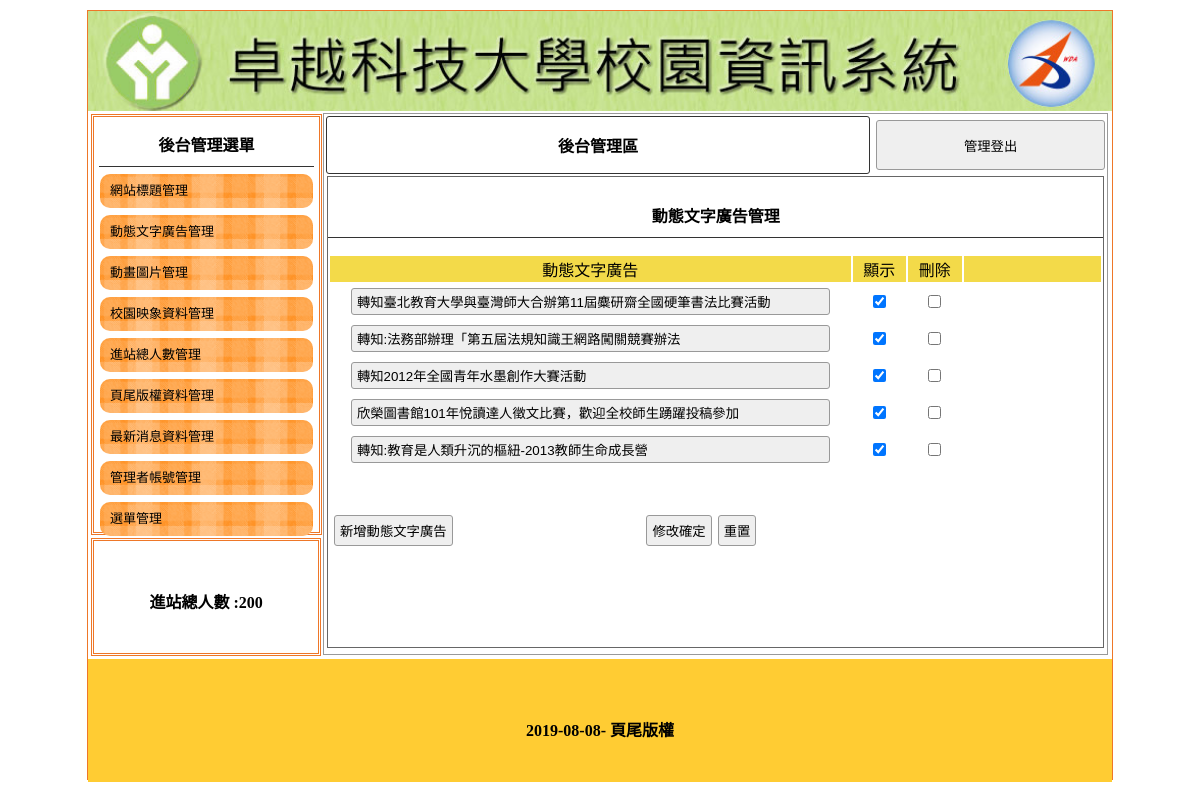
Screenshot of /admin.php?do=ad with the database file from the repository.
### tables this page shows
CREATE TABLE `title` (
  `id` int(10) UNSIGNED NOT NULL,
  `file` text NOT NULL,
  `text` text NOT NULL,
  `sh` int(10) NOT NULL
);

CREATE TABLE `total` (
  `id` int(10) UNSIGNED NOT NULL,
  `total` int(10) NOT NULL
);

CREATE TABLE `ad` (
  `id` int(10) UNSIGNED NOT NULL,
  `file` text NOT NULL,
  `text` text NOT NULL,
  `sh` int(10) NOT NULL
);

CREATE TABLE `bottom` (
  `id` int(10) UNSIGNED NOT NULL,
  `bottom` varchar(100) NOT NULL
);

### base.php (called while the page is built, shortened)
<?php
$dsn="mysql:host=localhost;charset=utf8;dbname=web01";
$pdo=new PDO($dsn,"root","");
function all($table, $def){
  global $pdo;
  if (is_array($def)){
     foreach($def as $key => $val){
       $str[] = sprintf("`%s`='%s'", $key, $val);
     }
      $sql = "select * from $table where  ".implode(" && ", $str)."";
  }else{
      $sql = "select * from $table";
  }
  return $pdo->query($sql)->fetchAll();
}
function find($table, $def){
  global $pdo;
  if (is_array($def)){
     foreach($def as $key => $val){
       $str[] = sprintf("`%s`='%s'", $key, $val);
     }
      $sql = "select * from $table where  ".implode(" && ", $str)."";
  }else{
      $sql = "select * from $table where id='$def'";
  }
  return $pdo->query($sql)->fetch(PDO::FETCH_ASSOC);
}
function save($table, $data){
  global $pdo;
  if (!empty($data['id'])){
     foreach($data as $key => $val){
       if($key != 'id'){
       $str[] = sprintf("`%s`='%s'", $key, $val);
     }
    }
      $sql = "update $table set ".implode(",", $str)." where id='".$data['id']."'";
  }else{
      $tmp = array_keys($data);
      $sql = "insert into $table(`".implode("`,`, $tmp")."`) values('".implode("','",$str)."')";
  }
  return $pdo->exec($sql);
}
?>

### main.php (the view, shortened to what this page needs)
<?php
$do=(!empty($_GET['do']))?$_GET['do']:"title";
switch($do){
?>
  <?php
    case "ad":
    ?>
<div style="width:99%; height:87%; margin:auto; overflow:auto; border:#666 1px solid;">
					<p class="t cent botli">動態文字廣告管理</p>
					<form method="post" action="api.php?do=editData">
						<table width="100%" class="cent">
							<tbody>
								<tr class="yel">
									<td width="23%">動態文字廣告</td>
									<td width="7%">顯示</td>
									<td width="7%">刪除</td>
									<td></td>
								</tr>
                 <?php
                     $rows=all("ad","");
                     foreach($rows as $r){
                      $chk=($r['sh']==1)?"checked":"";
                 ?>
                <tr>
									<td width="68%"><input type="text" name="text[]" value="<?=$r['text'];?>" style="width:90%"></td>
									<td width="7%"><input type="checkbox" name="sh[]" value="<?=$r['id'];?>" <?=$chk;?>></td>
									<td width="7%"><input type="checkbox" name="del[]" value="<?=$r['id'];?>"></td>
								</tr>
                <?php
                 }
                ?>
							</tbody>
						</table>
						<table style="margin-top:40px; width:70%;">
							<tbody>
								<tr>
									<td width="200px"><input type="button"
											onclick="op(&#39;#cover&#39;,&#39;#cvr&#39;,&#39;view.php?do=ad&#39;)" value="新增動態文字廣告"></td>
									<td class="cent"><input type="submit" value="修改確定"><input type="reset" value="重置"></td>
								</tr>
							</tbody>
						</table>
					</form>
				</div>
  <?php
    break;
    ?>
  <?php
      }
      ?>

### admin.php (shortened to what this page needs)
<?php include_once "base.php";?>
<!DOCTYPE html
	PUBLIC "-//W3C//DTD XHTML 1.0 Transitional//EN" "http://www.w3.org/TR/xhtml1/DTD/xhtml1-transitional.dtd">
<html xmlns="http://www.w3.org/1999/xhtml">
<head>
	<link href="./css/css.css" rel="stylesheet" type="text/css">
</head>
<body>
	<div id="main">
	<?php
     $title=find("title",['sh'=>1]);
	 ?>
		<a title="<?=$title['text'];?>" href="index.php">
			<div class="ti" style="background:url(&#39;./img/<?=$title['file'];?>&#39;); background-size:cover;"></div>
		</a>
		<div id="ms">
			<div id="lf" style="float:left;">
				<div id="menuput" class="dbor">
					<span class="t botli">後台管理選單</span>
					<a style="color:#000; font-size:13px; text-decoration:none;" href="?do=title">
						<div class="mainmu">
							網站標題管理 </div>
					</a>
					<a style="color:#000; font-size:13px; text-decoration:none;" href="?do=ad">
						<div class="mainmu">
							動態文字廣告管理 </div>
					</a>
					<a style="color:#000; font-size:13px; text-decoration:none;" href="?do=mvim">
						<div class="mainmu">
							動畫圖片管理 </div>
					</a>
					<a style="color:#000; font-size:13px; text-decoration:none;" href="?do=image">
						<div class="mainmu">
							校園映象資料管理 </div>
					</a>
					<a style="color:#000; font-size:13px; text-decoration:none;" href="?do=total">
						<div class="mainmu">
							進站總人數管理 </div>
					</a>
					<a style="color:#000; font-size:13px; text-decoration:none;" href="?do=bottom">
						<div class="mainmu">
							頁尾版權資料管理 </div>
					</a>
					<a style="color:#000; font-size:13px; text-decoration:none;" href="?do=news">
						<div class="mainmu">
							最新消息資料管理 </div>
					</a>
					<a style="color:#000; font-size:13px; text-decoration:none;" href="?do=admin">
						<div class="mainmu">
							管理者帳號管理 </div>
					</a>
					<a style="color:#000; font-size:13px; text-decoration:none;" href="?do=menu">
						<div class="mainmu">
							選單管理 </div>
					</a>
				</div>
				<div class="dbor" style="margin:3px; width:95%; height:20%; line-height:100px;">
					<span class="t">進站總人數 :<?=find("total",1)['total'];?></span>
				</div>
			</div>
			<div class="di"
				style="height:540px; border:#999 1px solid; width:76.5%; margin:2px 0px 0px 0px; float:left; position:relative; left:20px;">
				<table width="100%">
					<tbody>
						<tr>
							<td style="width:70%;font-weight:800; border:#333 1px solid; border-radius:3px;" class="cent"><a
									href="?do=admin" style="color:#000; text-decoration:none;">後台管理區</a></td>
							<td><button onclick="location.replace(&#39;?do=logout&#39;)"
									style="width:99%; margin-right:2px; height:50px;">管理登出</button></td>
						</tr>
					</tbody>
				</table>
				<?php include "main.php";?>
			</div>
		</div>
		<div
			style="width:1024px; left:0px; position:relative; background:#FC3; margin-top:4px; height:123px; display:block;">
			<span class="t" style="line-height:123px;"><?=find("bottom",1)['bottom'];?></span>
		</div>
	</div>
</body>
</html>

### css/css.css (style rules this page uses)
body { padding:0px; margin:0px; }
#main { width:1024px; height:768px; margin:10px auto 10px auto; border:#EE7728 1px solid; position:relative; }
.ti { width:100%; height:100px; position:relative; background-size:cover; background-repeat:no-repeat; }
.dbor { border:#EE7728 double 3px; margin:1px; padding:2px 10px 2px 10px; }
.t { font-weight:800; display:block; text-align:center; padding:10px 1px 10px 1px; }
.botli { border-bottom:#333 1px solid; }
.mainmu { position:relative; border-radius:10px; background:url(../icon/menu.fw.png) center no-repeat; background-size:cover; line-height:30px; padding:2px 10px 2px 10px; margin:7px 1px 7px 1px; }
#lf { height:540px; width:21%; display:inline-block; }
#menuput { width:100%; height:75%; position:relative; padding:5px; display:block; margin: 3px; }
.di { display:inline-block; }
.cent { text-align:center; }
input,button { border:#999 1px solid; border-radius:3px; background:#EFEFEF; padding:5px; margin:3px; }
input[type=text],input[type=password] { width:150px; }
.yel td { background:#F3DA49; text-align:center; }

### rows the page displays
title: file (picture)
total: total "200"
ad: text "轉知臺北教育大學與臺灣師大合辦第11屆麋研齋全國硬筆書法比賽活動"
ad: text "轉知:法務部辦理「第五屆法規知識王網路闖關競賽辦法"
ad: text "轉知2012年全國青年水墨創作大賽活動"
ad: text "欣榮圖書館101年悅讀達人徵文比賽，歡迎全校師生踴躍投稿參加"
ad: text "轉知:教育是人類升沉的樞紐-2013教師生命成長營"
bottom: bottom "2019-08-08- 頁尾版權"
